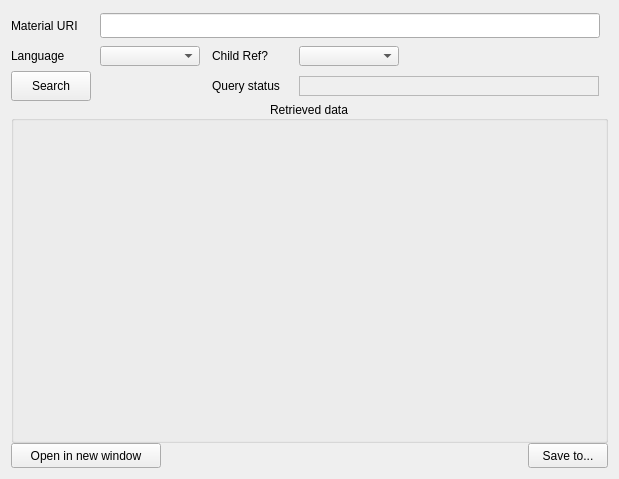
      <widget class="QWidget" name="GetMaterialDetails_tab">
       <attribute name="title">
        <string>Get Material details</string>
       </attribute>
       <attribute name="toolTip">
        <string>&lt;html&gt;&lt;head/&gt;&lt;body&gt;&lt;p&gt;Search the detail of the Material specified in the URI. User can choose the Language of the output, and whether the details shoudl icnlude child references. It performs the method &amp;quot;&lt;span style=&quot; font-weight:700;&quot;&gt;/api/Material/v1&lt;/span&gt;&amp;quot;&lt;/p&gt;&lt;/body&gt;&lt;/html&gt;</string>
       </attribute>
       <layout class="QGridLayout" name="gridLayout_13">
        <item row="0" column="0">
         <layout class="QGridLayout" name="gridLayout_6">
          <property name="sizeConstraint">
           <enum>QLayout::SetMinimumSize</enum>
          </property>
          <property name="leftMargin">
           <number>0</number>
          </property>
          <property name="topMargin">
           <number>0</number>
          </property>
          <property name="rightMargin">
           <number>0</number>
          </property>
          <property name="bottomMargin">
           <number>0</number>
          </property>
          <property name="spacing">
           <number>0</number>
          </property>
          <item row="0" column="0">
           <widget class="QLabel" name="GetMaterialDetails_DomainURI_label">
            <property name="minimumSize">
             <size>
              <width>85</width>
              <height>30</height>
             </size>
            </property>
            <property name="maximumSize">
             <size>
              <width>85</width>
              <height>30</height>
             </size>
            </property>
            <property name="text">
             <string>Material URI</string>
            </property>
           </widget>
          </item>
          <item row="1" column="2">
           <widget class="QLabel" name="GetMaterialDetails_DataStructure_label_2">
            <property name="minimumSize">
             <size>
              <width>80</width>
              <height>30</height>
             </size>
            </property>
            <property name="maximumSize">
             <size>
              <width>80</width>
              <height>30</height>
             </size>
            </property>
            <property name="text">
             <string>Child Ref?</string>
            </property>
            <property name="wordWrap">
             <bool>true</bool>
            </property>
           </widget>
          </item>
          <item row="1" column="0">
           <widget class="QLabel" name="GetMaterialDetails_DataStructure_label">
            <property name="minimumSize">
             <size>
              <width>80</width>
              <height>30</height>
             </size>
            </property>
            <property name="maximumSize">
             <size>
              <width>80</width>
              <height>30</height>
             </size>
            </property>
            <property name="text">
             <string>Language</string>
            </property>
            <property name="wordWrap">
             <bool>true</bool>
            </property>
           </widget>
          </item>
          <item row="1" column="3">
           <widget class="QComboBox" name="GetMaterialDetails_DataStructure_comboBox_2">
            <property name="minimumSize">
             <size>
              <width>100</width>
              <height>20</height>
             </size>
            </property>
            <property name="maximumSize">
             <size>
              <width>100</width>
              <height>20</height>
             </size>
            </property>
            <property name="maxVisibleItems">
             <number>2</number>
            </property>
            <property name="maxCount">
             <number>2</number>
            </property>
           </widget>
          </item>
          <item row="1" column="1">
           <widget class="QComboBox" name="GetMaterialDetails_DataStructure_comboBox">
            <property name="minimumSize">
             <size>
              <width>100</width>
              <height>20</height>
             </size>
            </property>
            <property name="maximumSize">
             <size>
              <width>100</width>
              <height>20</height>
             </size>
            </property>
            <property name="maxVisibleItems">
             <number>2</number>
            </property>
            <property name="maxCount">
             <number>2</number>
            </property>
           </widget>
          </item>
          <item row="0" column="1" colspan="3">
           <widget class="QLineEdit" name="GetMaterialDetails_SearchTextString_lineEdit">
            <property name="minimumSize">
             <size>
              <width>500</width>
              <height>20</height>
             </size>
            </property>
            <property name="maximumSize">
             <size>
              <width>50</width>
              <height>25</height>
             </size>
            </property>
           </widget>
          </item>
          <item row="2" column="0">
           <widget class="QPushButton" name="GetMaterialDetails_Search_pushButton">
            <property name="minimumSize">
             <size>
              <width>80</width>
              <height>30</height>
             </size>
            </property>
            <property name="maximumSize">
             <size>
              <width>80</width>
              <height>30</height>
             </size>
            </property>
            <property name="text">
             <string>Search</string>
            </property>
           </widget>
          </item>
          <item row="4" column="3" alignment="Qt::AlignRight">
           <widget class="QPushButton" name="GetMaterialDetails_SaveTo_pushButton">
            <property name="minimumSize">
             <size>
              <width>80</width>
              <height>25</height>
             </size>
            </property>
            <property name="maximumSize">
             <size>
              <width>80</width>
              <height>25</height>
             </size>
            </property>
            <property name="text">
             <string>Save to...</string>
            </property>
           </widget>
          </item>
          <item row="4" column="0" colspan="2" alignment="Qt::AlignLeft">
           <widget class="QPushButton" name="GetMaterialDetails_OpenInNewWindow_pushButton">
            <property name="minimumSize">
             <size>
              <width>150</width>
              <height>25</height>
             </size>
            </property>
            <property name="maximumSize">
             <size>
              <width>150</width>
              <height>25</height>
             </size>
            </property>
            <property name="toolTip">
             <string>&lt;html&gt;&lt;head/&gt;&lt;body&gt;&lt;p&gt;Open data in new window for better visualization&lt;/p&gt;&lt;/body&gt;&lt;/html&gt;</string>
            </property>
            <property name="text">
             <string>Open in new window</string>
            </property>
           </widget>
          </item>
          <item row="3" column="0" colspan="4">
           <widget class="QGroupBox" name="GetMaterialDetails_JSONViewerHolder_groupBox">
            <property name="minimumSize">
             <size>
              <width>597</width>
              <height>301</height>
             </size>
            </property>
            <property name="font">
             <font>
              <pointsize>9</pointsize>
              <bold>false</bold>
              <underline>false</underline>
             </font>
            </property>
            <property name="title">
             <string>Retrieved data</string>
            </property>
            <property name="alignment">
             <set>Qt::AlignCenter</set>
            </property>
            <layout class="QHBoxLayout" name="horizontalLayout_7">
             <item>
              <widget class="QWidget" name="GetMaterialDetails_JSONViewerHolder_widget" native="true">
               <property name="minimumSize">
                <size>
                 <width>597</width>
                 <height>301</height>
                </size>
               </property>
              </widget>
             </item>
            </layout>
           </widget>
          </item>
          <item row="2" column="3">
           <widget class="QLabel" name="GetMaterialDetails_QuerryStatusResult_label">
            <property name="minimumSize">
             <size>
              <width>300</width>
              <height>20</height>
             </size>
            </property>
            <property name="maximumSize">
             <size>
              <width>150</width>
              <height>20</height>
             </size>
            </property>
            <property name="autoFillBackground">
             <bool>false</bool>
            </property>
            <property name="styleSheet">
             <string notr="true"/>
            </property>
            <property name="frameShape">
             <enum>QFrame::StyledPanel</enum>
            </property>
            <property name="frameShadow">
             <enum>QFrame::Sunken</enum>
            </property>
            <property name="text">
             <string/>
            </property>
           </widget>
          </item>
          <item row="2" column="2">
           <widget class="QLabel" name="GetMaterialDetails_QuerryStatus_label">
            <property name="enabled">
             <bool>true</bool>
            </property>
            <property name="minimumSize">
             <size>
              <width>80</width>
              <height>30</height>
             </size>
            </property>
            <property name="maximumSize">
             <size>
              <width>80</width>
              <height>30</height>
             </size>
            </property>
            <property name="text">
             <string>Query status</string>
            </property>
           </widget>
          </item>
         </layout>
        </item>
       </layout>
      </widget>
